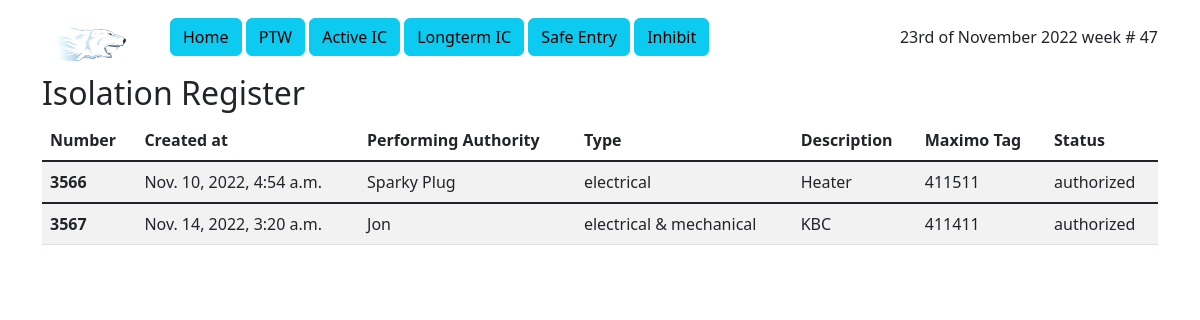
The page /ptw/isolation_active/ on the database its author committed.
### ptw/models.py (models this page shows)
class Isolation(models.Model):
    id = models.IntegerField(primary_key=True)
    status = models.CharField(max_length=10, choices=[
        ('created', 'created'),
        ('authorized', 'authorized'),
        ('long term', 'long term'),
        ('closed', 'closed'),
        ('cancelled', 'cancelled')], default='created')
    created_at = models.DateTimeField(default=timezone.now)
    isolation_type = models.CharField(max_length=24, choices=[
        ('electrical', 'electrical'),
        ('mechanical', 'mechanical'),
        ('electrical & mechanical', 'electrical & mechanical')
    ], default='electrical')
    performing_authority = models.CharField(max_length=24, default='TBC')
    authorized_at = models.DateTimeField(default=timezone.now)
    closed_at = models.DateTimeField(default=timezone.now)
    equipment_description = models.CharField(max_length=24, default='TBC')
    equipment_maximo_tag = models.CharField(max_length=24, default='TBC')

### ptw/views.py (the view)
# urls.py: path('isolation_active/', views.IsolationActiveView.as_view(), name='active_index'),
class IsolationActiveView(generic.ListView):
    template_name = 'ptw/isolation_index.html'
    context_object_name = 'active_isolations'
    def get_queryset(self):
        return Isolation.objects.filter(
            status__exact='authorized'
        )

### ptw/templates/ptw/isolation_index.html
{% extends 'ptw/nav.html' %}
{% block content %}
<h2>Isolation Register</h2>
<div class="table-responsive">
<table class="table table-striped table-hover">
<thead>
      <tr>
          <th scope="col">Number</th>
          <th scope="col">Created at</th>
          <th scope="col">Performing Authority</th>
          <th scope="col">Type</th>
          <th scope="col">Description</th>
          <th scope="col">Maximo Tag</th>
          <th scope="col">Status</th>
      </tr>
</thead>
{% if active_isolations %}
            {% for isolation in active_isolations %}
                <tbody class="table-group-divider">
                    <tr>
                        <th scope="row">{{ isolation.id }}</th>
                        <td>{{ isolation.created_at }}</td>
                        <td>{{ isolation.performing_authority }}</td>
                        <td>{{ isolation.isolation_type }}</td>
                        <td>{{ isolation.equipment_description }}</td>
                        <td>{{ isolation.equipment_maximo_tag }}</td>
                        <td>{{ isolation.status }}</td>
                    </tr>
                </tbody>
            {% endfor %}
{% else %}
    <p>No isolations are currently active.</p>
{% endif %}
</table>
</div>
{% endblock %}

### rows shown on the page
Isolation: id "3566", created_at "Nov. 10, 2022, 4:54 a.m.", performing_authority "Sparky Plug", isolation_type "electrical", equipment_description "Heater", equipment_maximo_tag "411511", status "authorized"
Isolation: id "3567", created_at "Nov. 14, 2022, 3:20 a.m.", performing_authority "Jon", isolation_type "electrical & mechanical", equipment_description "KBC", equipment_maximo_tag "411411", status "authorized"
